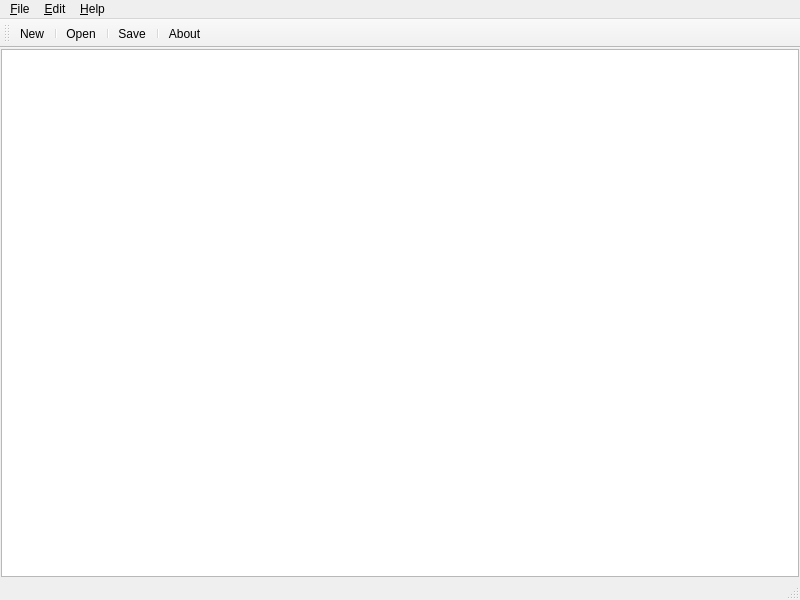
<?xml version="1.0" encoding="UTF-8"?>
<ui version="4.0">
 <class>MainWindow</class>
 <widget class="QMainWindow" name="MainWindow">
  <property name="geometry">
   <rect>
    <x>0</x>
    <y>0</y>
    <width>800</width>
    <height>600</height>
   </rect>
  </property>
  <property name="windowTitle">
   <string>MainWindow</string>
  </property>
  <widget class="QWidget" name="centralwidget">
   <layout class="QVBoxLayout" name="verticalLayout">
    <property name="leftMargin">
     <number>1</number>
    </property>
    <property name="topMargin">
     <number>1</number>
    </property>
    <property name="rightMargin">
     <number>1</number>
    </property>
    <property name="bottomMargin">
     <number>1</number>
    </property>
    <item>
     <widget class="QTextEdit" name="textEdit"/>
    </item>
   </layout>
  </widget>
  <widget class="QMenuBar" name="menubar">
   <property name="geometry">
    <rect>
     <x>0</x>
     <y>0</y>
     <width>800</width>
     <height>22</height>
    </rect>
   </property>
   <widget class="QMenu" name="menu_File">
    <property name="title">
     <string>&amp;File</string>
    </property>
    <widget class="QMenu" name="menuOpen_Recent">
     <property name="title">
      <string>Open &amp;Recent</string>
     </property>
     <addaction name="actionOpen_All"/>
    </widget>
    <addaction name="action_New"/>
    <addaction name="action_Open"/>
    <addaction name="menuOpen_Recent"/>
    <addaction name="separator"/>
    <addaction name="action_Save"/>
    <addaction name="action_Exit"/>
   </widget>
   <widget class="QMenu" name="menu_Copy">
    <property name="title">
     <string>&amp;Edit</string>
    </property>
    <addaction name="action_Copy"/>
    <addaction name="action_Paste"/>
    <addaction name="actionC_ut"/>
    <addaction name="separator"/>
    <addaction name="action_Find_and_replace"/>
   </widget>
   <widget class="QMenu" name="menu_Help">
    <property name="title">
     <string>&amp;Help</string>
    </property>
    <addaction name="action_About"/>
   </widget>
   <addaction name="menu_File"/>
   <addaction name="menu_Copy"/>
   <addaction name="menu_Help"/>
  </widget>
  <widget class="QStatusBar" name="statusbar"/>
  <widget class="QToolBar" name="toolBar">
   <property name="windowTitle">
    <string>toolBar</string>
   </property>
   <attribute name="toolBarArea">
    <enum>TopToolBarArea</enum>
   </attribute>
   <attribute name="toolBarBreak">
    <bool>false</bool>
   </attribute>
   <addaction name="action_New"/>
   <addaction name="separator"/>
   <addaction name="action_Open"/>
   <addaction name="separator"/>
   <addaction name="action_Save"/>
   <addaction name="separator"/>
   <addaction name="action_About"/>
  </widget>
  <action name="action_New">
   <property name="icon">
    <iconset>
     <normaloff>resources/4305392-user-interface/png/016-file.png</normaloff>resources/4305392-user-interface/png/016-file.png</iconset>
   </property>
   <property name="text">
    <string>&amp;New...</string>
   </property>
   <property name="toolTip">
    <string>Create a new document</string>
   </property>
   <property name="shortcut">
    <string>Ctrl+N</string>
   </property>
  </action>
  <action name="action_Open">
   <property name="icon">
    <iconset>
     <normaloff>resources/4305392-user-interface/png/004-email.png</normaloff>resources/4305392-user-interface/png/004-email.png</iconset>
   </property>
   <property name="text">
    <string>&amp;Open...</string>
   </property>
   <property name="toolTip">
    <string>Open a file</string>
   </property>
   <property name="shortcut">
    <string>Ctrl+O</string>
   </property>
  </action>
  <action name="action_Save">
   <property name="icon">
    <iconset>
     <normaloff>resources/4305392-user-interface/png/027-save file.png</normaloff>resources/4305392-user-interface/png/027-save file.png</iconset>
   </property>
   <property name="text">
    <string>&amp;Save...</string>
   </property>
   <property name="toolTip">
    <string>Save a file</string>
   </property>
   <property name="shortcut">
    <string>Ctrl+S</string>
   </property>
  </action>
  <action name="action_Exit">
   <property name="icon">
    <iconset>
     <normaloff>resources/4305392-user-interface/png/045-exit.png</normaloff>resources/4305392-user-interface/png/045-exit.png</iconset>
   </property>
   <property name="text">
    <string>&amp;Exit</string>
   </property>
  </action>
  <action name="actionOpen_All">
   <property name="icon">
    <iconset>
     <normaloff>resources/4305392-user-interface/png/034-server.png</normaloff>resources/4305392-user-interface/png/034-server.png</iconset>
   </property>
   <property name="text">
    <string>Open &amp;All...</string>
   </property>
   <property name="toolTip">
    <string>Open all files</string>
   </property>
  </action>
  <action name="action_Copy">
   <property name="text">
    <string>&amp;Copy</string>
   </property>
   <property name="shortcut">
    <string>Ctrl+C</string>
   </property>
  </action>
  <action name="action_Paste">
   <property name="text">
    <string>&amp;Paste</string>
   </property>
   <property name="shortcut">
    <string>Ctrl+P</string>
   </property>
  </action>
  <action name="actionC_ut">
   <property name="text">
    <string>C&amp;ut</string>
   </property>
   <property name="shortcut">
    <string>Ctrl+U</string>
   </property>
  </action>
  <action name="action_Find_and_replace">
   <property name="icon">
    <iconset>
     <normaloff>resources/4305392-user-interface/png/023-swap.png</normaloff>resources/4305392-user-interface/png/023-swap.png</iconset>
   </property>
   <property name="text">
    <string>&amp;Find and Replace...</string>
   </property>
   <property name="toolTip">
    <string>&lt;html&gt;&lt;head/&gt;&lt;body&gt;&lt;p&gt;&lt;span style=&quot; font-size:8pt;&quot;&gt;Find and Replace&lt;/span&gt;&lt;/p&gt;&lt;/body&gt;&lt;/html&gt;</string>
   </property>
   <property name="shortcut">
    <string>Ctrl+F</string>
   </property>
  </action>
  <action name="action_About">
   <property name="icon">
    <iconset>
     <normaloff>resources/4305392-user-interface/png/037-help.png</normaloff>resources/4305392-user-interface/png/037-help.png</iconset>
   </property>
   <property name="text">
    <string>&amp;About</string>
   </property>
  </action>
 </widget>
 <resources/>
 <connections/>
</ui>
